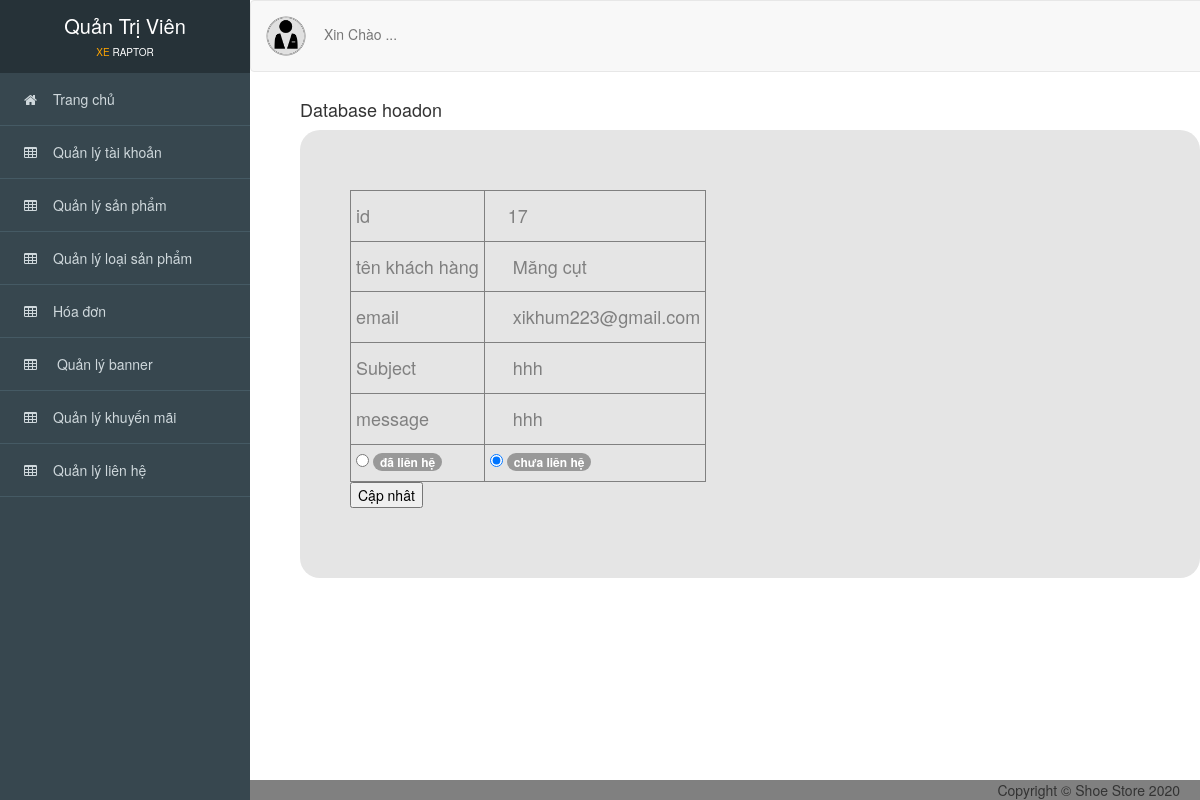
The app's page /admin/index.php?action=xemlienhe&id=17 with its own data.
### tables this page shows
CREATE TABLE `contact` (
  `id` int(11) NOT NULL,
  `email` varchar(255) NOT NULL,
  `name` varchar(255) NOT NULL,
  `subject` varchar(255) NOT NULL,
  `message` varchar(255) NOT NULL,
  `status` int(11) NOT NULL
);

### admin/controller_admin/quanlilienhe.php (called while the page is built, shortened)
<?php
    require_once('./model_admin/lienhe.php');
    class lienhecontroller
    {
    	var $lienhe_model;
    	public function __construct()
    	{
    		$this->lienhe_model = new lienhe();
    	}
    	 public function details()
        {
            $id = isset($_GET['id']) ? $_GET['id'] : 1;
            $data = $this->lienhe_model->find($id);
            require_once('views_admin/index.php');
        }
       }
?>

### admin/model_admin/ketnoi.php (called while the page is built, shortened)
<?php
    class ketnoi
    {
    	function __construct()
    	{
    		$host = "localhost";
    		$username ="root";
    		$password = "";
    		$dbname = "qlbx";
    		$this->connect = new mysqli($host,$username,$password,$dbname);
    	}
    }
?>

### admin/model_admin/lienhe.php (called while the page is built, shortened)
<?php
    require_once('ketnoi.php');
    class lienhe
    {
    	var $conn;
    	function __construct()
    	{
    		$connect_obj = new ketnoi();
    		$this->conn = $connect_obj->connect;
    	}
    	function find($id)
        {
            $query = "SELECT * FROM contact WHERE id=$id";
            return $this->conn->query($query)->fetch_assoc();
        }
    }
?>

### admin/views_admin/lienhe/xem.php (the view)
<div id="viewport">
<div class="container-fluid" id="noidung">
      <h4>Database hoadon</h4>
      <div style="background-color: #e5e5e5; padding: 60px 50px 10px; color:gray;border-radius: 20px;">
      <form action="?action=sualienhe" method="post"enctype="multipart/form-data">
        <table border="1" cellpadding="5">
          <tr>
            <td><h4>id </h4></td>
            <td><h4> &emsp;<?= $data['id'];   ?>  </h4></td>
          </tr>
          <tr>
            <td><h4>tên khách hàng</h4></td>
            <td><h4> &emsp; <?= $data['name'];   ?>   </h4></td>
          </tr>
          <tr>
            <td><h4>email</h4></td>
            <td><h4> &emsp; <?= $data['email'];   ?>   </h4></td>
          </tr>
          <tr>
            <td><h4>Subject</h4></td>
            <td><h4> &emsp; <?= $data['subject'];   ?>   </h4></td>
          </tr>
          <tr>
            <td><h4>message </h4></td>
            <td><h4> &emsp; <?= $data['message'];   ?>   </h4></td>
          </tr>
          <tr>
            <td><div class="form-check form-check-inline">
                            <input class="form-check-input" name="status" type="radio"  id="inlineRadio1" value="0"  <?php if($data['status'] == 0){ ?> checked <?php } ?>>
                            <label class="form-check-label" for="inlineRadio1"> <span class="badge badge-info">đã liên hệ </span></label>
                          </div></td>
            <td><div class="form-check form-check-inline">
                            <input class="form-check-input" name="status" type="radio"  id="inlineRadio2" value="1" <?php if($data['status'] == 1){ ?> checked <?php } ?>>
                            <label class="form-check-label" for="inlineRadio2">
                              <span class="badge badge-warning">chưa liên hệ</span>
                            </label>
                          </div> </h4></td>
          </tr>
        </table>
    <button type="submit"> Cập nhât</button>
      </form>
        <br>
        <br>
        <br>
      </div>
</div>
</div>

### admin/public_admin/css/style.css (style rules this page uses)
body { overflow-x: hidden; font-family: 'Roboto', sans-serif; font-size: 16px; }
#viewport { padding-left: 250px; -webkit-transition: all 0.5s ease; -moz-transition: all 0.5s ease; -o-transition: all 0.5s ease; transition: all 0.5s ease; }
#noidung { padding-top: 90px; padding-left: 50px; background-color: white; }

### records on screen
contact: id "17", name "Măng cụt", email "xikhum223@gmail.com", subject "hhh", message "hhh", status "☐ đã liên hệ", status "☑ chưa liên hệ"
